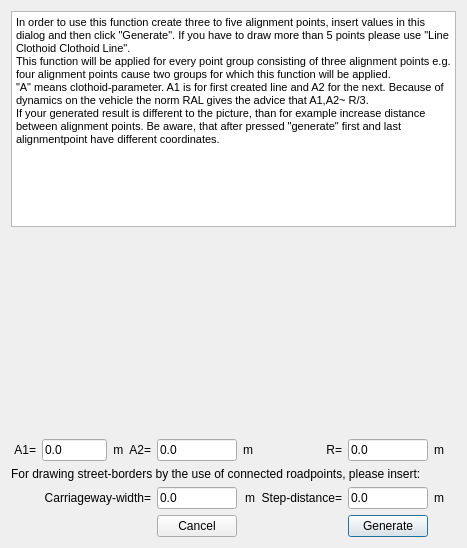
<?xml version="1.0" encoding="UTF-8"?>
<ui version="4.0">
 <class>CreateLineClothoidArcClothoidLine</class>
 <widget class="QDialog" name="CreateLineClothoidArcClothoidLine">
  <property name="geometry">
   <rect>
    <x>0</x>
    <y>0</y>
    <width>441</width>
    <height>548</height>
   </rect>
  </property>
  <property name="windowTitle">
   <string>Create-Line-Clothoid-Arc-Clothoid-Line</string>
  </property>
  <layout class="QGridLayout" name="gridLayout">
   <item row="10" column="5">
    <widget class="QLineEdit" name="lineEdit_d_2">
     <property name="text">
      <string>0.0</string>
     </property>
    </widget>
   </item>
   <item row="10" column="0" colspan="3">
    <widget class="QLabel" name="label_19">
     <property name="text">
      <string>Carriageway-width=</string>
     </property>
     <property name="alignment">
      <set>Qt::AlignRight|Qt::AlignTrailing|Qt::AlignVCenter</set>
     </property>
    </widget>
   </item>
   <item row="9" column="0" colspan="9">
    <widget class="QLabel" name="label_17">
     <property name="text">
      <string>For drawing street-borders by the use of connected roadpoints, please insert:</string>
     </property>
    </widget>
   </item>
   <item row="10" column="3">
    <widget class="QLineEdit" name="lineEdit_c_2">
     <property name="text">
      <string>0.0</string>
     </property>
    </widget>
   </item>
   <item row="7" column="2">
    <widget class="QLabel" name="label_4">
     <property name="text">
      <string>m  A2=</string>
     </property>
     <property name="alignment">
      <set>Qt::AlignRight|Qt::AlignTrailing|Qt::AlignVCenter</set>
     </property>
    </widget>
   </item>
   <item row="13" column="5">
    <widget class="QPushButton" name="pushButtonGenerate">
     <property name="text">
      <string>Generate</string>
     </property>
    </widget>
   </item>
   <item row="7" column="0">
    <widget class="QLabel" name="label_2">
     <property name="text">
      <string> A1=</string>
     </property>
     <property name="alignment">
      <set>Qt::AlignRight|Qt::AlignTrailing|Qt::AlignVCenter</set>
     </property>
    </widget>
   </item>
   <item row="10" column="6">
    <widget class="QLabel" name="label_20">
     <property name="text">
      <string>m</string>
     </property>
    </widget>
   </item>
   <item row="7" column="6">
    <widget class="QLabel" name="label_6">
     <property name="text">
      <string>m</string>
     </property>
    </widget>
   </item>
   <item row="10" column="4">
    <widget class="QLabel" name="label_21">
     <property name="text">
      <string>m  Step-distance=</string>
     </property>
     <property name="alignment">
      <set>Qt::AlignRight|Qt::AlignTrailing|Qt::AlignVCenter</set>
     </property>
    </widget>
   </item>
   <item row="13" column="3">
    <widget class="QPushButton" name="pushButtonCancel">
     <property name="text">
      <string>Cancel</string>
     </property>
    </widget>
   </item>
   <item row="7" column="4">
    <widget class="QLabel" name="label_3">
     <property name="text">
      <string>m                      R=</string>
     </property>
     <property name="alignment">
      <set>Qt::AlignRight|Qt::AlignTrailing|Qt::AlignVCenter</set>
     </property>
    </widget>
   </item>
   <item row="7" column="5">
    <widget class="QLineEdit" name="lineEdit_R">
     <property name="text">
      <string>0.0</string>
     </property>
    </widget>
   </item>
   <item row="7" column="1">
    <widget class="QLineEdit" name="lineEdit_A1">
     <property name="minimumSize">
      <size>
       <width>65</width>
       <height>0</height>
      </size>
     </property>
     <property name="text">
      <string>0.0</string>
     </property>
    </widget>
   </item>
   <item row="7" column="3">
    <widget class="QLineEdit" name="lineEdit_A2">
     <property name="text">
      <string>0.0</string>
     </property>
    </widget>
   </item>
   <item row="0" column="0" colspan="9">
    <widget class="QTextBrowser" name="textBrowser">
     <property name="html">
      <string>&lt;!DOCTYPE HTML PUBLIC &quot;-//W3C//DTD HTML 4.0//EN&quot; &quot;http://www.w3.org/TR/REC-html40/strict.dtd&quot;&gt;
&lt;html&gt;&lt;head&gt;&lt;meta name=&quot;qrichtext&quot; content=&quot;1&quot; /&gt;&lt;style type=&quot;text/css&quot;&gt;
p, li { white-space: pre-wrap; }
&lt;/style&gt;&lt;/head&gt;&lt;body style=&quot; font-family:'MS Shell Dlg 2'; font-size:8.25pt; font-weight:400; font-style:normal;&quot;&gt;
&lt;p style=&quot; margin-top:0px; margin-bottom:0px; margin-left:0px; margin-right:0px; -qt-block-indent:0; text-indent:0px;&quot;&gt;In order to use this function create three to five alignment points, insert values in this dialog and then click &amp;quot;Generate&amp;quot;. If you have to draw more than 5 points please use &amp;quot;Line Clothoid Clothoid Line&amp;quot;.&lt;/p&gt;
&lt;p style=&quot; margin-top:0px; margin-bottom:0px; margin-left:0px; margin-right:0px; -qt-block-indent:0; text-indent:0px;&quot;&gt;This function will be applied for every point group consisting of three alignment points e.g. four alignment points cause two groups for which this function will be applied.&lt;/p&gt;
&lt;p style=&quot; margin-top:0px; margin-bottom:0px; margin-left:0px; margin-right:0px; -qt-block-indent:0; text-indent:0px;&quot;&gt;&amp;quot;A&amp;quot; means clothoid-parameter. A1 is for first created line and A2 for the next. Because of dynamics on the vehicle the norm RAL gives the advice that A1,A2~ R/3.&lt;/p&gt;
&lt;p style=&quot; margin-top:0px; margin-bottom:0px; margin-left:0px; margin-right:0px; -qt-block-indent:0; text-indent:0px;&quot;&gt;If your generated result is different to the picture, than for example increase distance between alignment points. Be aware, that after pressed &amp;quot;generate&amp;quot; first and last alignmentpoint have different coordinates.&lt;/p&gt;&lt;/body&gt;&lt;/html&gt;</string>
     </property>
    </widget>
   </item>
   <item row="1" column="0" colspan="9">
    <widget class="QLabel" name="labelPicture">
     <property name="minimumSize">
      <size>
       <width>0</width>
       <height>200</height>
      </size>
     </property>
     <property name="text">
      <string/>
     </property>
     <property name="scaledContents">
      <bool>true</bool>
     </property>
    </widget>
   </item>
  </layout>
 </widget>
 <resources/>
 <connections/>
</ui>
